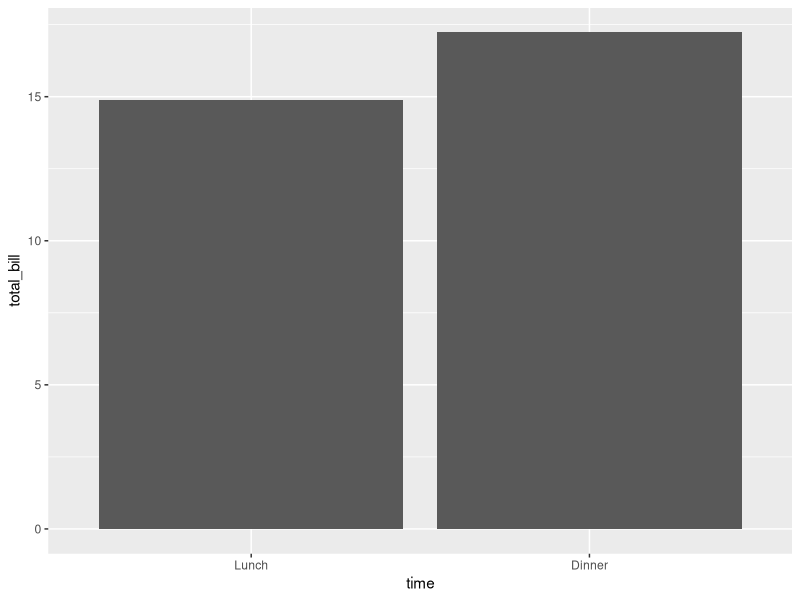

Recreate this plot in R.
install.packages("ggplot2")


library(ggplot2)

dat <- data.frame(
  time = factor(c("Lunch","Dinner"), levels=c("Lunch","Dinner")),
  total_bill = c(14.89, 17.23) 
)
dat

ggplot(data=dat, aes(x=time, y=total_bill)) +
   geom_bar(stat="identity")
A=2
A
A=3
A
A<-2
A
B<-5
A<B
A>B
A==B
A<-"algun texto"
B<-"algun texto"
A==B